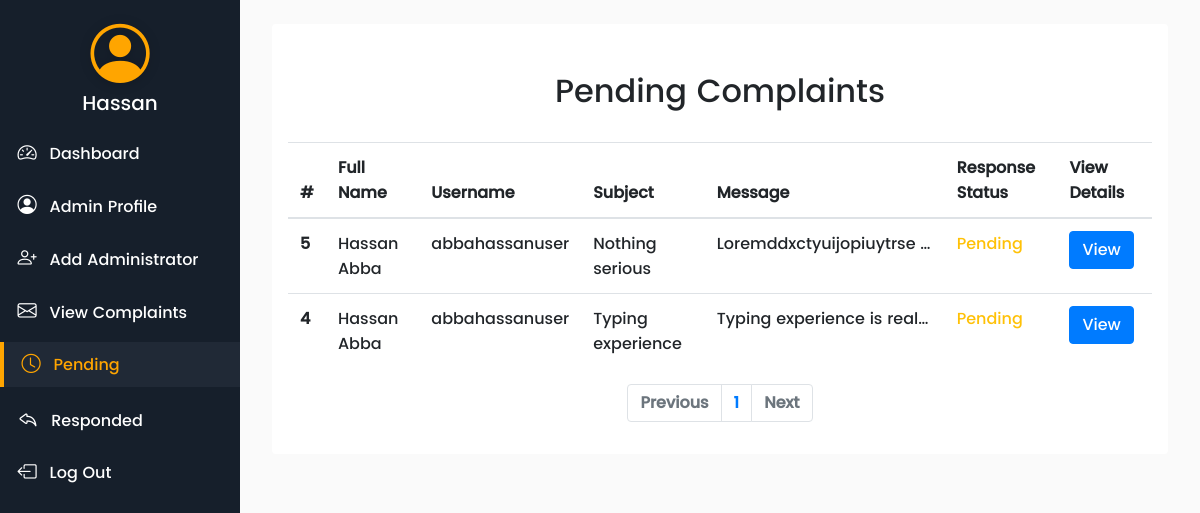
/admin/all_pending.php (signed in), run on the app's committed database.
### tables this page shows
CREATE TABLE `complaints` (
  `complaint_id` int(11) NOT NULL,
  `sender_id` int(11) NOT NULL,
  `sender_firstname` varchar(255) NOT NULL,
  `sender_lastname` varchar(255) NOT NULL,
  `sender_email` varchar(255) NOT NULL,
  `sender_username` varchar(255) NOT NULL,
  `complaint_type` varchar(255) NOT NULL,
  `complaint_subject` varchar(255) NOT NULL,
  `complaint_message` varchar(255) NOT NULL,
  `date_sent` timestamp NOT NULL DEFAULT CURRENT_TIMESTAMP,
  `admin_response` varchar(255) NOT NULL,
  `response_date` timestamp NULL DEFAULT '0000-00-00 00:00:00' ON UPDATE CURRENT_TIMESTAMP,
  `responded` int(11) NOT NULL
);

### admin/all_pending.php (the view, shortened to what this page needs)
<?php
  include '../conns/css-links.php';
  include '../database/db_conn.php';
?>
<?php
  $results_per_page= 2;
  $sql_page= "SELECT * FROM complaints WHERE responded='0' ";
  $sql_result= mysqli_query($db_conn, $sql_page );
  $number_of_results= mysqli_num_rows($sql_result);
  $number_of_pages = ceil($number_of_results/$results_per_page);
  if (!isset($_GET['page'])) {
    $page = 1;
  }else{
    $page = $_GET['page'];
  }
  $previous = $page-1;
  $next = $page+1;
  $the_page_first_result = ($page-1) * $results_per_page;
 ?>
<!DOCTYPE html>
<html lang="en">
<head>
    <link rel="stylesheet" type="text/css" href="main_styles.css">
</head>
<body>
 <?php include 'side_nav.php'; ?>
 <?php
  $page= "all_pending";
  ?>
  <div class="main-content">
    <div class="bg-white rounded mx-2 p-3">
    <h2 class="my-4 p-2 text-center wow fadeInDown">Pending Complaints</h2>
    <?php
      $sql_complaints = "SELECT * FROM complaints WHERE responded='0' ORDER BY complaint_id DESC  LIMIT  ". $the_page_first_result . ',' . $results_per_page;
      $complaint_results = mysqli_query($db_conn, $sql_complaints);
    ?>
    <?php if ($total_complaints = mysqli_num_rows($complaint_results)): ?>
      <table class="table table-hover wow fadeInRight ">
        <thead>
          <tr>
            <th scope="col">#</th>
            <th scope="col">Full Name</th>
            <th scope="col">Username</th>
            <th scope="col">Subject</th>
            <th scope="col">Message</th>
            <th scope="col">Response Status</th>
            <th scope="col">View Details</th>
          </tr>
        </thead>
        <tbody>
        <?php foreach ($complaint_results as $complaint ): ?>
          <tr>
            <th scope="row">
              <?php echo $complaint['complaint_id']; ?>
            </th>
            <td style="text-transform: capitalize;">
              <?php
                echo $complaint['sender_firstname'] .' '. $complaint['sender_lastname'] ;
              ?>
            </td>
            <td>
              <?php echo $complaint['sender_username']; ?>
            </td>
            <td class="subject">
              <?php echo $complaint['complaint_subject']; ?>
            </td>
            <td class="message">
              <?php echo $complaint['complaint_message']; ?>
            </td>
            <td>
              <?php if($complaint['responded'] == 0): ?>
                <span class="text-warning ">Pending</span>
              <?php else: ?>
                <span class="text-success">Responded</span>
              <?php endif ?>
              </td>
            <td><a href="view_complaint.php?complaint_id=<?php echo $complaint['complaint_id']; ?>" class="btn btn-primary">View</a></td>
          </tr>
        <?php endforeach ?>
        </tbody>
      </table>
       <nav aria-label="Page navigation example">
      <ul class="pagination justify-content-center">
    <li class="page-item <?php if($_GET['page'] <= 1){echo 'disabled';}else{echo '';} ?>">
    <a class="page-link " href="all_pending.php?page=<?php echo $previous; ?> "><?php  ?>Previous</a>
    </li>
    <?php for ($page=1; $page <= $number_of_pages ; $page++) { ?>
        <li class="page-item <?php if($_GET['page']==$page){echo 'active';}else{echo '';} ?> ">
        <a class="page-link " href="all_pending.php?page=<?php echo $page; ?> "><?php echo $page; ?></a>
        </li>
    <?php } ?>
    <?php
    if (!isset($_GET['page'])) {
        $page = 1;
      }else{
        $page = $_GET['page'];
      }
     ?>
    <li class="page-item <?php if($page >= $number_of_pages){echo 'disabled';}else{echo '';} ?>">
    <a class="page-link" href="all_pending.php?page=<?php echo $next; ?> "> <?php  ?>Next</a>
    </li>
    </ul>
    </nav>
    <?php else: ?>
      <h5 class="text-center">There are no pending Complaints!</h5>
    <?php endif ?>
    </div>
  </div>
</body>
</html>

### admin/side_nav.php (shortened to what this page needs)
<?php
  include '../conns/css-links.php';
  include '../database/db_conn.php';
  if (!isset($_SESSION['admin_id'])) {
    header('Location: login.php');
  }else{
  	$admin_id = $_SESSION['admin_id'];
  	$get_admin = mysqli_query($db_conn, " SELECT * FROM admin WHERE admin_id = '$admin_id' ");
  	$d_admin = mysqli_fetch_assoc($get_admin);
  	$firstname = $d_admin['admin_firstname'];
?>
<!DOCTYPE html>
<html lang="en">
<head>
	<link rel="stylesheet" type="text/css" href="">
</head>
<body>
		<nav class="side-nav">
			<div class="profile">
				<h1 class="text-center mx-auto mb-0 hshadow-sm bi bi-person-circle"><?php   ?></h1>
				<h5 class=" text-center pt-2 full-name"><?php echo $firstname; ?></h5>
			</div>
			<a href="admin_dashboard.php" class="option-links <?php echo(basename($_SERVER['PHP_SELF'])=="admin_dashboard.php")?"link-active":""      ?>" id="defaultopen"><i class="bi bi-speedometer2"></i><span>Dashboard</span></a>
			<a href="admin_profile.php" class="<?php echo(basename($_SERVER['PHP_SELF'])=="admin_profile.php")?"link-active":""  ?>" ><i class="bi bi-person-circle"></i><span>Admin Profile</span></a>
			<a href="admin_signup.php" class="<?php echo(basename($_SERVER['PHP_SELF'])=="admin_signup.php")?"link-active":""  ?>"><i class="bi bi-person-plus"></i><span>Add Administrator</span></a>
			<a href="all_complaints.php" class="<?php echo(basename($_SERVER['PHP_SELF'])=="all_complaints.php")?"link-active":""  ?>"><i class="bi bi-envelope"></i><span>View Complaints</span></a>
			<a href="all_pending.php" class="<?php echo(basename($_SERVER['PHP_SELF'])=="all_pending.php")?"link-active":""  ?>"><i class="bi bi-clock"></i><span>Pending</span></a>
			<a href="all_responded.php" class="<?php echo(basename($_SERVER['PHP_SELF'])=="all_responded.php")?"link-active":""  ?>"><i class="bi bi-reply"></i><span>Responded</span></a>
			<a href="logout.php" name="sign"><i class="bi bi-box-arrow-left "></i><span>Log Out</span></a>
		</nav>
<?php
}
?>
</body>
</html>

### main_styles.css (style rules this page uses)
nav li a { font-weight: bold; }

### admin/all_pending.php (style rules this page uses)
body { background-color: white; }
* { box-sizing: border-box; font-size: ; font-family: thefont; }
.fadeInRight, .fadeInLeft, .fadeInDown { animation-duration: ; }
td.message { max-width: 15rem; text-overflow: ellipsis; white-space: nowrap; overflow: hidden; }
td.message::first-letter,.subject::first-letter { text-transform: capitalize; }

### admin/side_nav.php (style rules this page uses)
body { margin: 0; padding: 0; background-color: rgba(0,0,0, 0.02); }
.side-nav { width: 20%; position: fixed; height: 100%; overflow: auto; background-color: #161f2b; opacity: ; }
.side-nav a { color: #fff; display: block; border: 0; margin: 0; text-decoration: none; font-family: verdana; padding: 0.5rem 1.1rem; margin: 0.5rem 0; }
.side-nav a i { padding-right: 0.8rem; }
.main-content { margin-left: 20%; padding: 2%; }
.profile { display: flex; flex-direction: column; margin-top: 10%; }
.profile h1 { font-size: 3.7rem; color: orange; text-shadow: 0px 1px 12px rgba(0,0,0, 0.2); }
.profile h5 { text-transform: capitalize; color: white; }
a.link-active { border-left: 4px solid orange; background-color: #202936; color: orange; }
.bi { font-size: 1.2rem; }
.bi-person, .bi-reply { font-size: 1.3rem; }

### data on the page
complaints: complaint_id "5", sender_firstname "Hassan", sender_lastname "Abba", sender_username "abbahassanuser", complaint_subject "nothing serious", complaint_message "loremddxctyuijopiuytrse…", responded "Pending"
complaints: complaint_id "4", sender_firstname "Hassan", sender_lastname "Abba", sender_username "abbahassanuser", complaint_subject "typing experience", complaint_message "typing experience is real…", responded "Pending"

### other printed values
$firstname "Hassan"
